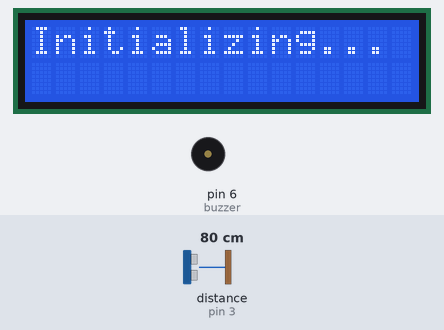
This sketch was run on a simulated Arduino Uno, built with avr-gcc and run on an emulated ATmega328P. On the bench: 16×2 character LCD, buzzer (waves = sounding). Wiring (inferred from the names in the program): ultrasonic range finder: trigger pin 2; echo pin 3. Inputs (shaded band) come from the test bench; at power-on: distance to the obstacle (sensor on pin 3) 80 cm. The echo pulse lasts 58.3 µs per cm; what the sketch prints to the serial monitor is not drawn.

Above: at 0.1 s.
3.3 s: distance to the obstacle (sensor on pin 3) set to 24 cm
5.2 s: distance to the obstacle (sensor on pin 3) set to 19 cm
At 6.33 s:
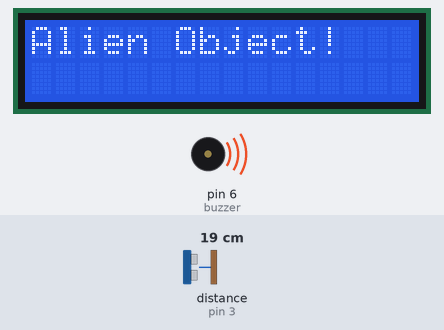
9.3 s: distance to the obstacle (sensor on pin 3) set to 7 cm
11.3 s: distance to the obstacle (sensor on pin 3) set to 4 cm
At 12.5 s:
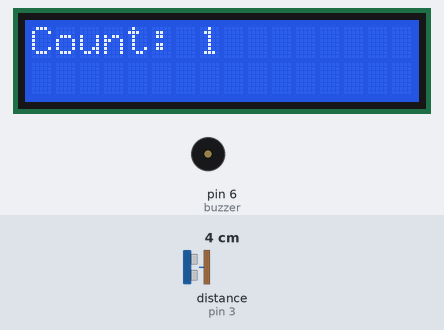
15.4 s: distance to the obstacle (sensor on pin 3) set to 9 cm
At 19.4 s:
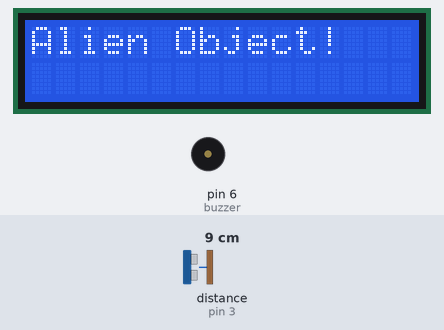
19.5 s: distance to the obstacle (sensor on pin 3) set to 35 cm
At 20.0 s:
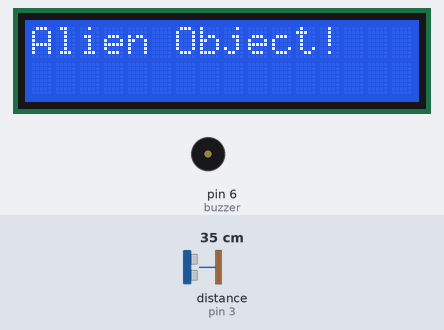
Timing chart, 0 to 22.0 s (numbered marks = the images above; inputs shaded):
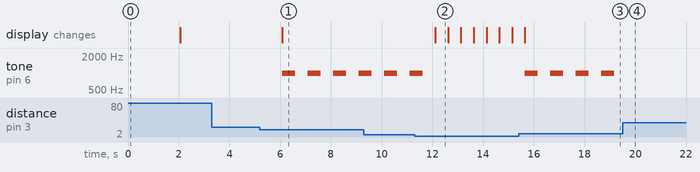

The sketch:

sketch_nov21a.ino
```cpp
#include <LiquidCrystal.h>

// LCD Setup
LiquidCrystal lcd(7, 8, 9, 10, 11, 12);

// Ultrasonic Sensor Pins
const int trigPin = 2;
const int echoPin = 3;

// Piezo Buzzer Pin
const int buzzer = 6;

// Thresholds
const int objectThreshold = 5; // Distance to count objects
const int alienThreshold = 20; // Distance for alien object detection

// Global Variables
int objectCount = 0;

void setup() {
  // Initialize Serial Communication
  Serial.begin(9600);

  // Initialize Pins
  pinMode(trigPin, OUTPUT);
  pinMode(echoPin, INPUT);
  pinMode(buzzer, OUTPUT);

  // Initialize LCD
  lcd.begin(16, 2);
  lcd.print("Initializing...");
  delay(2000);
  lcd.clear();
}

void loop() {
  // Measure distance
  int distance = measureDistance();

  // Check for object or alien detection
  if (distance > 0 && distance < objectThreshold) {
    // Count object and send data to Arduino 2
    objectCount++;
    lcd.clear();
    lcd.print("Count: ");
    lcd.print(objectCount);
    Serial.println("OBJECT_DETECTED");
    delay(500); // Debounce

  } else if (distance >= objectThreshold && distance <= alienThreshold) {
    // Alien object detected
    lcd.clear();
    lcd.print("Alien Object!");
    Serial.println("ALIEN_DETECTED");
    tone(buzzer, 1000, 500); // Buzz for 0.5 sec
    delay(1000); // Debounce

  } else {
    // No object detected
    Serial.println("NO_OBJECT");
    delay(1000);
  }
}

// Measure distance using Ultrasonic Sensor
int measureDistance() {
  digitalWrite(trigPin, LOW);
  delayMicroseconds(2);
  digitalWrite(trigPin, HIGH);
  delayMicroseconds(10);
  digitalWrite(trigPin, LOW);

  long duration = pulseIn(echoPin, HIGH);
  int distance = duration * 0.034 / 2; // Convert to cm
  return distance;
}
```

Measured:
- the behaviour switches between 22 and 21 cm on distance to the obstacle (sensor on pin 3) (found by bisection; images 0 and 1)
- the behaviour switches between 6 and 5 cm on distance to the obstacle (sensor on pin 3) (found by bisection; images 1 and 2)
- after the input at 3.3 s, every drawn part: stays the same
- after the input at 5.2 s, tone on pin 6 (buzzer): alternates 1000 Hz for 0.50 s and silent for 0.51 s, starting after 0.89 s; the display: changes after 0.89 s (image 1)
- after the input at 11.3 s, tone on pin 6 (buzzer): goes on until 11.6 s, then stays silent; the display: changes after 0.82 s (image 2)
- after the input at 15.4 s, tone on pin 6 (buzzer): alternates 1000 Hz for 0.50 s and silent for 0.51 s, starting after 0.25 s; the display: changes after 0.25 s (image 3)
- after the input at 19.5 s, tone on pin 6 (buzzer): stops changing and stays silent
- what the display in image 2 shows lasts 0.5 s, from 12.1 s to 12.6 s
